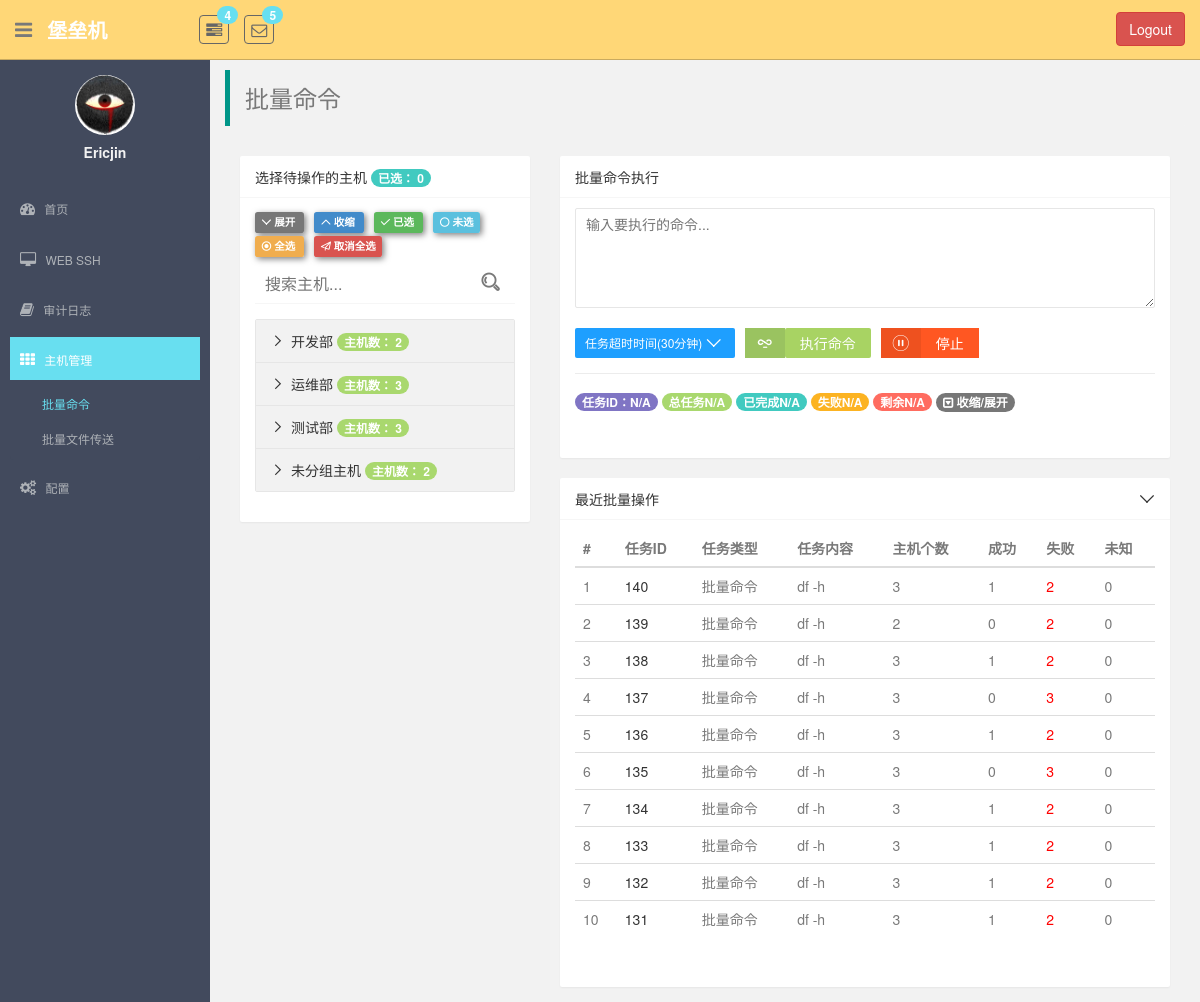
The page /monitor/batch_cmd/ (signed in) on the database as committed earlier.
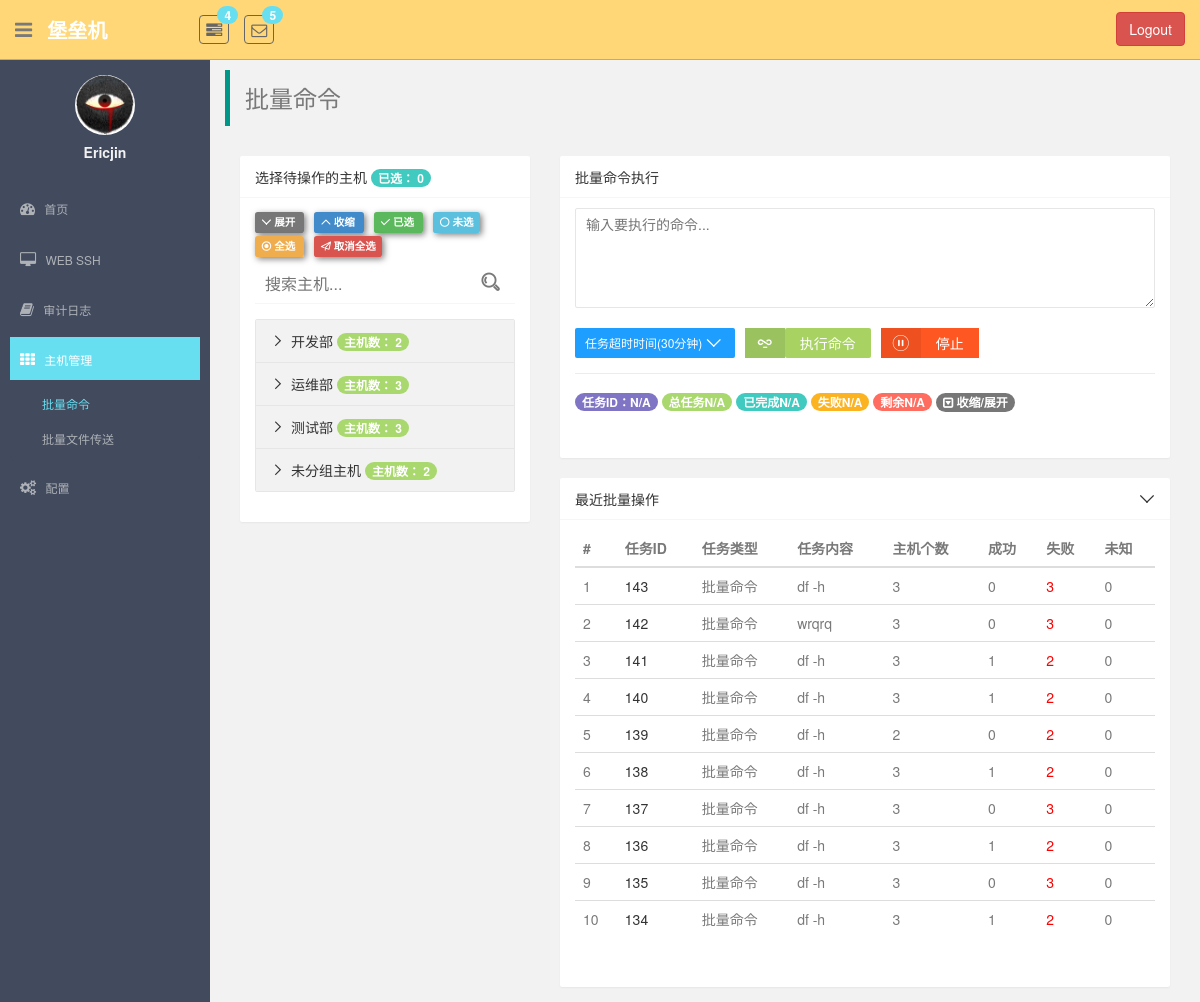
The same page on the database as committed later.
### monitor/models.py (models this page shows, shortened)
class HostGroup(models.Model):
    name = models.CharField(max_length=64, unique=True, verbose_name="组名")
    host_to_remote_users = models.ManyToManyField(to="HostToRemoteUser")
    date = models.DateTimeField(auto_now_add=True, verbose_name="主机组注册时间")

class Task(models.Model):
    task_type_choice = (
        ('cmd', '批量命令'),
        ('file_upload', "传送本地文件到远程"),
        ('file_download', "从远程下载文件"),
    )
    task_type = models.CharField(max_length=16, choices=task_type_choice, default="cmd")
    content = models.CharField(max_length=255, verbose_name="任务内容")
    user = models.ForeignKey(UserProfile, on_delete=models.CASCADE)
    date = models.DateTimeField(auto_now_add=True)

### monitor/views.py (the view, shortened to what this page needs)
class BatchCmd(LoginRequiredMixin, View):
    def get(self, request):
        host_groups = request.user.host_group.all()
        none_group = request.user.host_to_remote_users.all()
        batch_command = models.Task.objects.filter(user=request.user, task_type="cmd").order_by("-id").all()
        batch_command = batch_command if len(batch_command) < 10 else batch_command[:10]
        return render(request, 'host_manage/batch_cmd.html', locals())

### monitor/templatetags/monitor_tags.py (called while the page is built)
@register.simple_tag
def count_host_num(task_obj):
    task_detail_objs = task_obj.tasklogdetail_set.all()
    init_num = 0
    success_num = 0
    failed_num = 0
    for task_detail_obj in task_detail_objs:
        if task_detail_obj.status == 0:
            init_num += 1
        elif task_detail_obj.status == 1:
            success_num += 1
        else:
            failed_num += 1
    return [init_num, success_num, failed_num]

### templates/host_manage/batch_cmd.html (shortened to what the changed rows need)
{% extends 'base.html' %}
{% load staticfiles %}
{% load monitor_tags %}
{% block right_container %}
    <div id="wrap">
        <div class="col-lg-4 col-md-4 col-sm-4">
            <div class="layui-card layui-panel">
                <div class="layui-card-body">
                    <div class="area">
                        <div class="layui-collapse layui-form">
                            {% for host_group in host_groups %}
                                <div class="layui-colla-item">
                                    <h2 class="layui-colla-title">
                                        {{ host_group.name }}
                                        <span class="badge bg-success">主机数： {{ host_group.host_to_remote_users.count }}</span>
                                    </h2>
                                </div>
                            {% endfor %}
                            <div class="layui-colla-item">
                                <h2 class="layui-colla-title">
                                    未分组主机
                                    <span class="badge bg-success">主机数： {{ none_group.count }}</span>
                                </h2>
                            </div>
                        </div>
                    </div>
                </div>
            </div>
        </div>
        <div class="col-lg-8 col-md-8 col-sm-8">
            <div class="layui-col-md12" style="margin-top: 20px;">
                <div class="layui-card layui-panel">
                    <div class="layui-card-body">
                        <table class="table table-hover">
                            <thead>
                            <tr>
                                <th>#</th>
                                <th>任务ID</th>
                                <th>任务类型</th>
                                <th>任务内容</th>
                                <th>主机个数</th>
                                <th>成功</th>
                                <th>失败</th>
                                <th>未知</th>
                            </tr>
                            </thead>
                            <tbody>
                            {% for item in batch_command %}
                                <tr>
                                    <td>{{ forloop.counter }}</td>
                                    <td>
                                        <a href="#">{{ item.id }}</a>
                                    </td>
                                    <td>{{ item.get_task_type_display }}</td>
                                    <td>{{ item.content }}</td>
                                    <td>{{ item.tasklogdetail_set.count }}</td>
                                    {% count_host_num item as host_list %}
                                    <td>{{ host_list.1 }}</td>
                                    <td style="color: #f00;">{{ host_list.2 }}</td>
                                    <td>{{ host_list.0 }}</td>
                                </tr>
                            {% endfor %}
                            </tbody>
                        </table>
                    </div>
                </div>
            </div>
        </div>
    </div>
{% endblock %}

Rows that differ between the two databases and show on the page:
no longer on this page (row unchanged): Task: id "133", task_type "批量命令", content "df -h", tasklogdetail_set.count "3", user "1", host_list "2", host_list "0"
no longer on this page (row unchanged): Task: id "132", task_type "批量命令", content "df -h", tasklogdetail_set.count "3", user "1", host_list "2", host_list "0"
no longer on this page (row unchanged): Task: id "131", task_type "批量命令", content "df -h", tasklogdetail_set.count "3", user "1", host_list "2", host_list "0"
added Task: id "143", task_type "批量命令", content "df -h", tasklogdetail_set.count "3", host_list "0", host_list "3"
added Task: id "142", task_type "批量命令", content "wrqrq", tasklogdetail_set.count "3", host_list "0", host_list "3"
added Task: id "141", task_type "批量命令", content "df -h", tasklogdetail_set.count "3", user "1", host_list "2", host_list "0"
